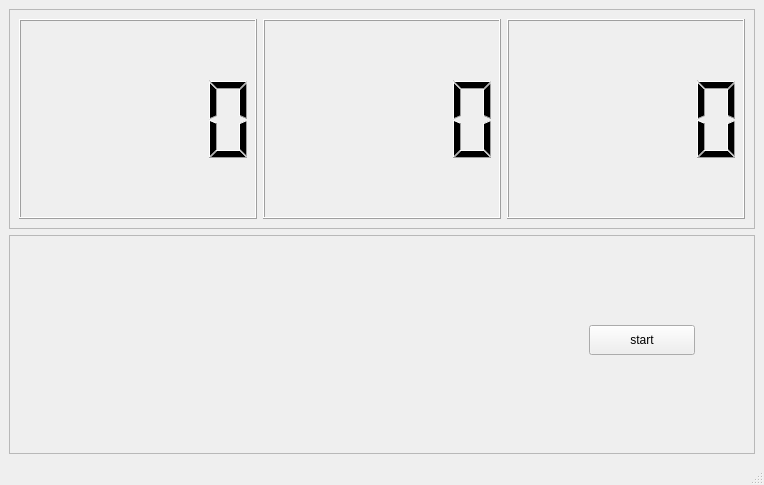
<?xml version="1.0" encoding="UTF-8"?>
<ui version="4.0">
 <class>MainWindow</class>
 <widget class="QMainWindow" name="MainWindow">
  <property name="geometry">
   <rect>
    <x>0</x>
    <y>0</y>
    <width>764</width>
    <height>485</height>
   </rect>
  </property>
  <property name="windowTitle">
   <string>MainWindow</string>
  </property>
  <widget class="QWidget" name="centralwidget">
   <layout class="QVBoxLayout" name="verticalLayout">
    <item>
     <widget class="QFrame" name="frame">
      <property name="frameShape">
       <enum>QFrame::StyledPanel</enum>
      </property>
      <property name="frameShadow">
       <enum>QFrame::Raised</enum>
      </property>
      <layout class="QHBoxLayout" name="horizontalLayout">
       <item>
        <widget class="QLCDNumber" name="lcdNumber"/>
       </item>
       <item>
        <widget class="QLCDNumber" name="lcdNumber_2"/>
       </item>
       <item>
        <widget class="QLCDNumber" name="lcdNumber_3"/>
       </item>
      </layout>
     </widget>
    </item>
    <item>
     <widget class="QFrame" name="frame_2">
      <property name="frameShape">
       <enum>QFrame::StyledPanel</enum>
      </property>
      <property name="frameShadow">
       <enum>QFrame::Raised</enum>
      </property>
      <widget class="QPushButton" name="pushButton">
       <property name="geometry">
        <rect>
         <x>580</x>
         <y>90</y>
         <width>106</width>
         <height>30</height>
        </rect>
       </property>
       <property name="text">
        <string>start</string>
       </property>
      </widget>
     </widget>
    </item>
   </layout>
  </widget>
  <widget class="QMenuBar" name="menubar">
   <property name="geometry">
    <rect>
     <x>0</x>
     <y>0</y>
     <width>764</width>
     <height>26</height>
    </rect>
   </property>
  </widget>
  <widget class="QStatusBar" name="statusbar"/>
 </widget>
 <resources/>
 <connections/>
</ui>
